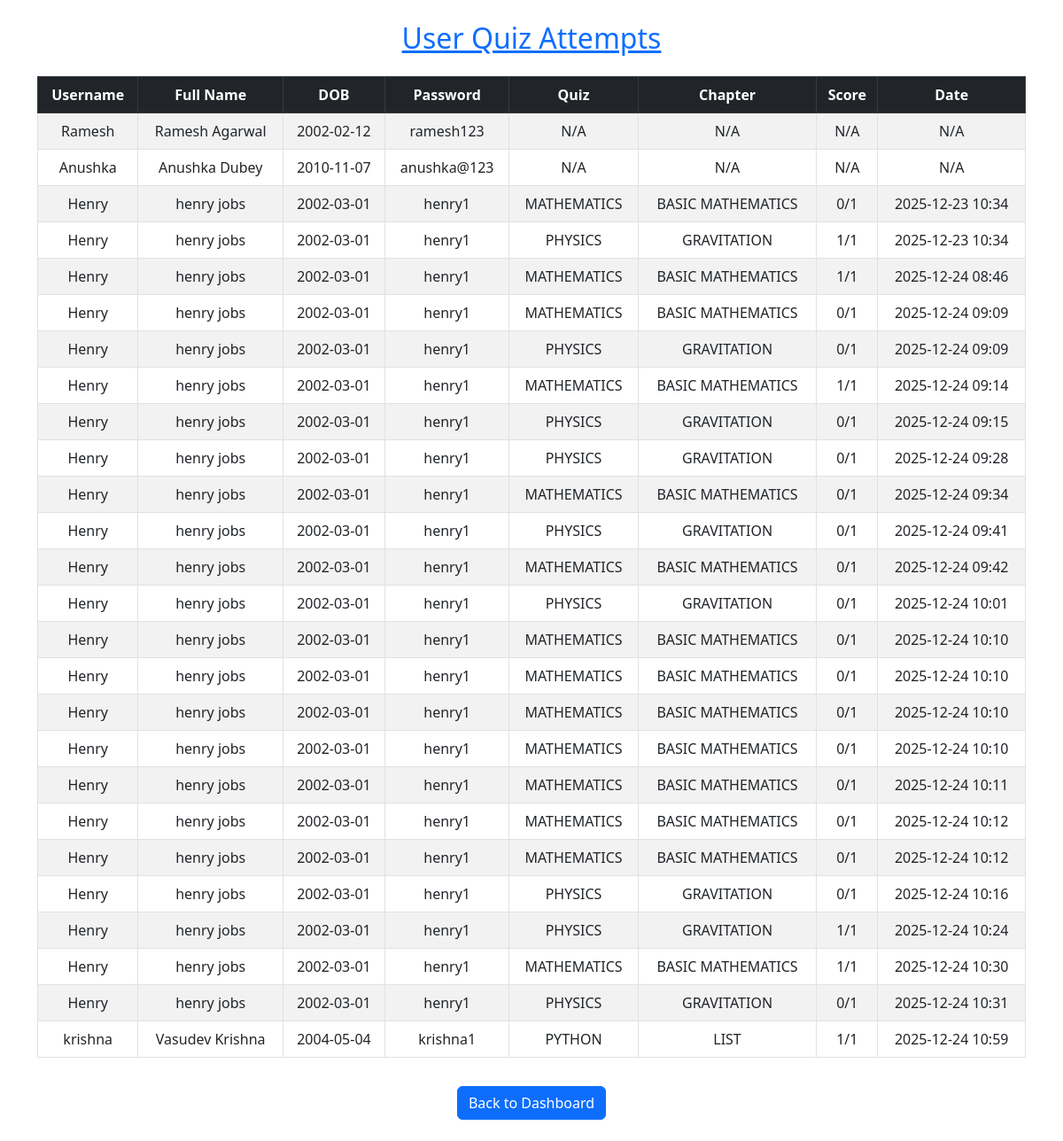
The app's page /admin/users (signed in) with its own data.
### app.py (models this page shows)
class User(db.Model):
    id = db.Column(db.Integer , primary_key = True)
    username = db.Column(db.String(50) , nullable = False , unique=True)
    password = db.Column(db.Integer , unique = True , nullable = False)
    fullname = db.Column(db.String(50) , nullable = False)
    dob = db.Column(db.Date , nullable = False)

class Quiz(db.Model):
    id = db.Column(db.Integer , primary_key= True)
    title = db.Column(db.String(100) , nullable = False)
    chapters = db.relationship('Chapter' , backref = 'quiz' , lazy = True)

class Chapter(db.Model):
    id = db.Column(db.Integer , primary_key = True)
    title = db.Column(db.String(50) , nullable = False)
    quiz_id = db.Column(db.Integer , db.ForeignKey('quiz.id') , nullable = False)

### app.py (the view)
@app.route('/admin/users')
def admin_users():
    if 'admin_id' not in session:
        return redirect('/admin/login')
    all_attempts_data = []
    users = User.query.all()
    for user in users:
        attempts = QuizAttempt.query.filter_by(user_id=user.id).order_by(QuizAttempt.timestamp.asc()).all()
        if attempts:
            for attempt in attempts:
                chapter_title = attempt.chapter.title if attempt.chapter else "N/A"
                total_questions = len(attempt.chapter.questions) if attempt.chapter else len(attempt.quiz.questions)
                score_text = f"{attempt.score}/{total_questions}"
                all_attempts_data.append({
                    "username": user.username,
                    "fullname": user.fullname,
                    "dob": user.dob.strftime("%Y-%m-%d"),
                    "password" : user.password,
                    "quiz_title": attempt.quiz.title,
                    "chapter_title": chapter_title,
                    "score": score_text,
                    "date": attempt.timestamp.strftime("%Y-%m-%d %H:%M")
                })
        else:
            all_attempts_data.append({
                "username": user.username,
                "fullname": user.fullname,
                "dob": user.dob.strftime("%Y-%m-%d"),
                "password" : user.password,
                "quiz_title": "N/A",
                "chapter_title": "N/A",
                "score": "N/A",
                "date": "N/A"
            })
    return render_template('admin_users.html', attempts_data=all_attempts_data)

### templates/admin_users.html (shortened to what this page needs)
<!DOCTYPE html>
<html lang="en">
<head>
    <link href="https://cdn.jsdelivr.net/npm/bootstrap@5.3.0/dist/css/bootstrap.min.css" rel="stylesheet">
</head>
<body class="p-4">
    <div class="container">
        <h2 class="text-center mb-4 text-primary"><u>User Quiz Attempts</u></h2>
        <div class="table-responsive">
            <table class="table table-bordered table-striped text-center align-middle">
                <thead class="table-dark">
                    <tr>
                        <th>Username</th>
                        <th>Full Name</th>
                        <th>DOB</th>
                        <th>Password</th>
                        <th>Quiz</th>
                        <th>Chapter</th>
                        <th>Score</th>
                        <th>Date</th>
                    </tr>
                </thead>
                <tbody>
                    {% for attempt in attempts_data %}
                    <tr>
                        <td>{{ attempt.username }}</td>
                        <td>{{ attempt.fullname }}</td>
                        <td>{{ attempt.dob }}</td>
                        <td>{{ attempt.password }}</td>
                        <td>{{ attempt.quiz_title }}</td>
                        <td>{{ attempt.chapter_title }}</td>
                        <td>{{ attempt.score }}</td>
                        <td>{{ attempt.date }}</td>
                    </tr>
                    {% endfor %}
                </tbody>
            </table>
        </div>
        <div class="text-center mt-3">
            <a href="/admin/dashboard" class="btn btn-primary">Back to Dashboard</a>
        </div>
    </div>
</body>
</html>

### records on screen
User: username "Ramesh", fullname "Ramesh Agarwal", dob "2002-02-12", password "ramesh123", quiz_title "N/A", chapter_title "N/A", score "N/A", date "N/A"
User: username "Anushka", fullname "Anushka Dubey", dob "2010-11-07", password "anushka@123", quiz_title "N/A", chapter_title "N/A", score "N/A", date "N/A"
User: username "Henry" "Henry" "Henry" "Henry" "Henry" "Henry" "Henry" "Henry" "Henry" "Henry" "Henry" "Henry" "Henry" "Henry" "Henry" "Henry" "Henry" "Henry" "Henry" "Henry" "Henry" "Henry" "Henry", fullname "henry jobs" "henry jobs" "henry jobs" "henry jobs" "henry jobs" "henry jobs" "henry jobs" "henry jobs" "henry jobs" "henry jobs" "henry jobs" "henry jobs" "henry jobs" "henry jobs" "henry jobs" "henry jobs" "henry jobs" "henry jobs" "henry jobs" "henry jobs" "henry jobs" "henry jobs" "henry jobs", password "henry1" "henry1" "henry1" "henry1" "henry1" "henry1" "henry1" "henry1" "henry1" "henry1" "henry1" "henry1" "henry1" "henry1" "henry1" "henry1" "henry1" "henry1" "henry1" "henry1" "henry1" "henry1" "henry1"
Quiz: quiz_title "MATHEMATICS" "MATHEMATICS" "MATHEMATICS" "MATHEMATICS" "MATHEMATICS" "MATHEMATICS" "MATHEMATICS" "MATHEMATICS" "MATHEMATICS" "MATHEMATICS" "MATHEMATICS" "MATHEMATICS" "MATHEMATICS" "MATHEMATICS"
Chapter: chapter_title "BASIC MATHEMATICS" "BASIC MATHEMATICS" "BASIC MATHEMATICS" "BASIC MATHEMATICS" "BASIC MATHEMATICS" "BASIC MATHEMATICS" "BASIC MATHEMATICS" "BASIC MATHEMATICS" "BASIC MATHEMATICS" "BASIC MATHEMATICS" "BASIC MATHEMATICS" "BASIC MATHEMATICS" "BASIC MATHEMATICS" "BASIC MATHEMATICS"
Quiz: quiz_title "PHYSICS" "PHYSICS" "PHYSICS" "PHYSICS" "PHYSICS" "PHYSICS" "PHYSICS" "PHYSICS" "PHYSICS"
Chapter: chapter_title "GRAVITATION" "GRAVITATION" "GRAVITATION" "GRAVITATION" "GRAVITATION" "GRAVITATION" "GRAVITATION" "GRAVITATION" "GRAVITATION"
User: username "krishna", fullname "Vasudev Krishna", password "krishna1"
Quiz: quiz_title "PYTHON"
Chapter: chapter_title "LIST"

### other values on screen
{{ attempt.dob }} "2002-03-01" "2002-03-01" "2002-03-01" "2002-03-01" "2002-03-01" "2002-03-01" "2002-03-01" "2002-03-01" "2002-03-01" "2002-03-01" "2002-03-01" "2002-03-01" "2002-03-01" "2002-03-01" "2002-03-01" "2002-03-01" "2002-03-01" "2002-03-01" "2002-03-01" "2002-03-01" "2002-03-01" "2002-03-01" "2002-03-01" "2004-05-04"
{{ attempt.score }} "0/1" "1/1" "1/1" "0/1" "0/1" "1/1" "0/1" "0/1" "0/1" "0/1" "0/1" "0/1" "0/1" "0/1" "0/1" "0/1" "0/1" "0/1" "0/1" "0/1" "1/1" "1/1" "0/1" "1/1"
{{ attempt.date }} "2025-12-23 10:34" "2025-12-23 10:34" "2025-12-24 08:46" "2025-12-24 09:09" "2025-12-24 09:09" "2025-12-24 09:14" "2025-12-24 09:15" "2025-12-24 09:28" "2025-12-24 09:34" "2025-12-24 09:41" "2025-12-24 09:42" "2025-12-24 10:01" "2025-12-24 10:10" "2025-12-24 10:10" "2025-12-24 10:10" "2025-12-24 10:10" "2025-12-24 10:11" "2025-12-24 10:12" "2025-12-24 10:12" "2025-12-24 10:16" "2025-12-24 10:24" "2025-12-24 10:30" "2025-12-24 10:31" "2025-12-24 10:59"
